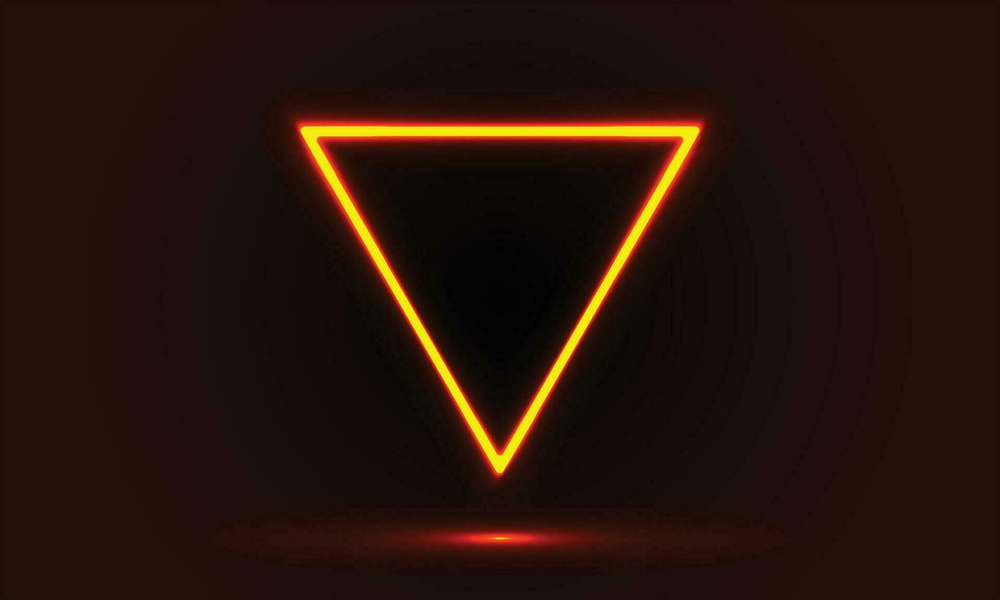
#> input picture Day_21/input_images/img1.png, 1000 x 600 px, shrunk from 1633 x 980 before the run
$ python -i source_code.py   (imports and definitions only)
#> lines starting #> are read from the running program, lines starting #| are printed output that depends on the picture; after the words box and inside, x2 and y2 are one past the last pixel; in counts of white or black regions, pixels touching at a corner belong together
#> further down, picture is the input picture: shape (600, 1000, 3); mean B, G, R 9.6, 17.9, 38.7
import cv2
import numpy as np


def load_image(path):
    return cv2.imread(path)


def to_grayscale(img):
    return cv2.cvtColor(img, cv2.COLOR_BGR2GRAY)
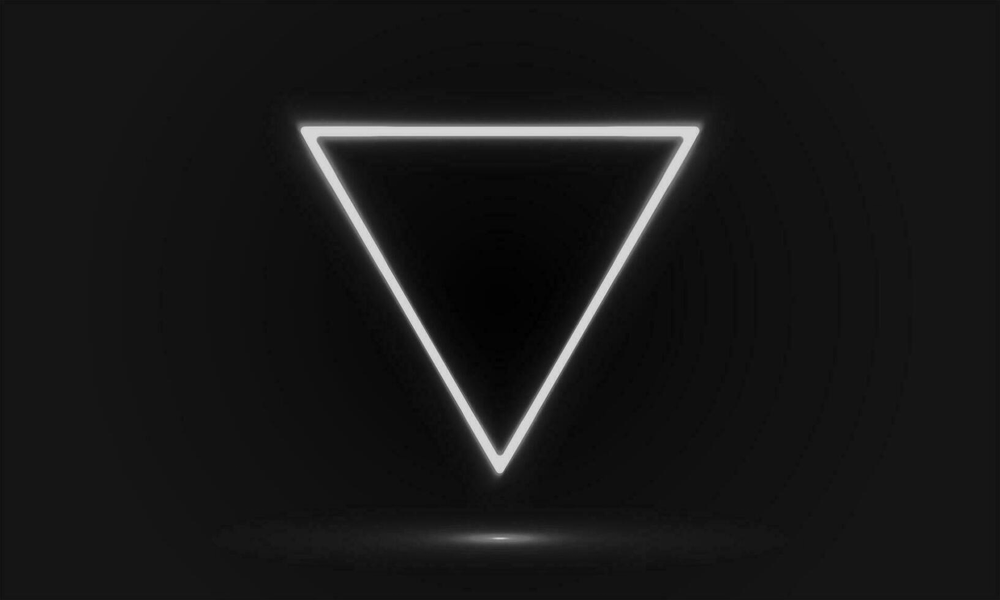
#> returned value: shape (600, 1000); min 0, max 223, mean 23.2


def gaussian_blur(img, ksize=(5, 5), sigma=0):
    return cv2.GaussianBlur(img, ksize, sigma)


def canny_edges(img, threshold1=100, threshold2=200):
    gray = to_grayscale(img)
    blur = gaussian_blur(gray)
    return cv2.Canny(blur, threshold1, threshold2)


def rotate_image(img, angle=45, scale=1.0):
    height, width = img.shape[:2]
    center = (width // 2, height // 2)
    M = cv2.getRotationMatrix2D(center, angle, scale)
    return cv2.warpAffine(img, M, (width, height))


def enhance_image(img, alpha=1.5, beta=20):
    return cv2.convertScaleAbs(img, alpha=alpha, beta=beta)


def binary_threshold(img, thresh=127, maxval=255):
    gray = to_grayscale(img)
    _, thresholded = cv2.threshold(gray, thresh, maxval, cv2.THRESH_BINARY)
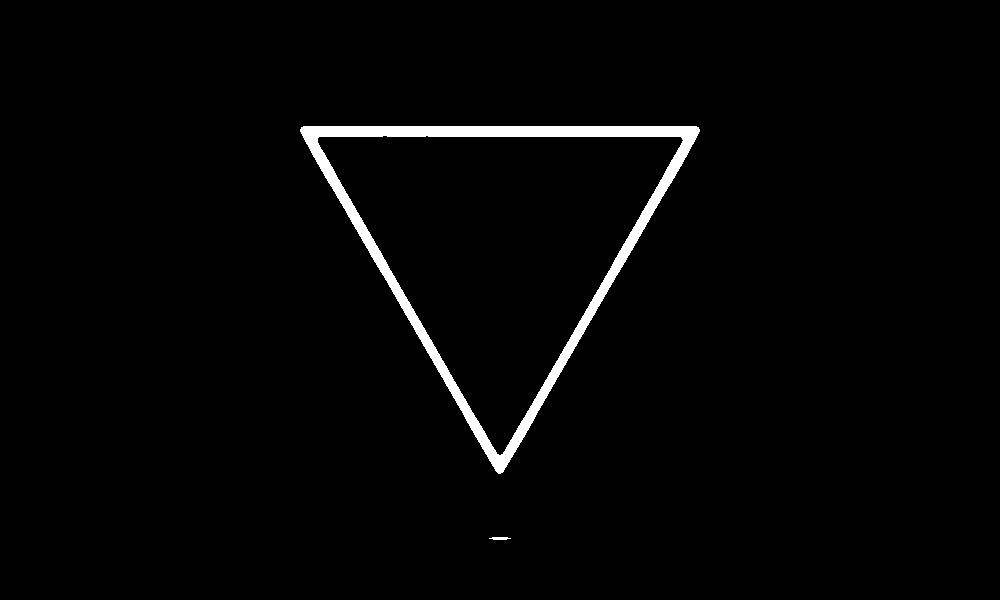
#> thresholded: shape (600, 1000); 2% white; 2 white regions
    return thresholded


def detect_shapes(img, thresh=127, maxval=255, epsilon_factor=0.04):
    thresholded = binary_threshold(img, thresh, maxval)
    contours, hierarchy = cv2.findContours(
        thresholded,
        cv2.RETR_EXTERNAL,
        cv2.CHAIN_APPROX_SIMPLE
    )
#> contours = 2 contours; box (x1, y1, x2, y2) and area: (300, 126, 700, 474) 71193, (489, 537, 511, 540) 30

    shapes = []
    for contour in contours:
        perimeter = cv2.arcLength(contour, True)
        approx = cv2.approxPolyDP(contour, epsilon_factor * perimeter, True)
        vertices = len(approx)

        if vertices == 3:
            shape = "Triangle"
        elif vertices == 4:
            shape = "Rectangle/Square"
        elif vertices > 4:
            shape = "Circle"
        else:
            shape = "Unknown"

        shapes.append((shape, contour, approx))
#> this loop made 2 passes
#> (perimeter, approx, vertices, shape) on passes 1 to 2: (43.66, [[489, 538], [510, 538]], 2, 'Unknown'), (1257.7, [[301, 127], [502, 472], [698, 127]], 3, 'Triangle')
#> after the loop, shapes = 2 items

    return shapes, contours, hierarchy


def sharpen_image(img, kernel=None):
    if kernel is None:
        kernel = np.array([
            [0, -1, 0],
            [-1, 5, -1],
            [0, -1, 0]
        ])
    return cv2.filter2D(img, -1, kernel)


def flip_image(img, flip_code=1):
    return cv2.flip(img, flip_code)

>>> import cv2
>>> picture = cv2.imread('input_images/img1.png')
>>> result = detect_shapes(picture)
#> result has the same summary as contours in detect_shapes

$ run again, on Day_21/input_images/img2.png
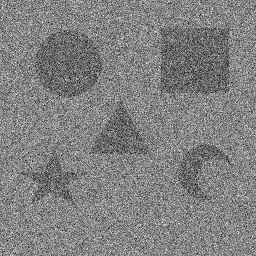
#> input picture Day_21/input_images/img2.png, 256 x 256 px
#> picture is the input picture: shape (256, 256, 3); min 0, max 255, mean 129
#> in binary_threshold, `_, thresholded = cv2.threshold(gray, thresh, maxval, cv2.THRESH_BINARY)`:
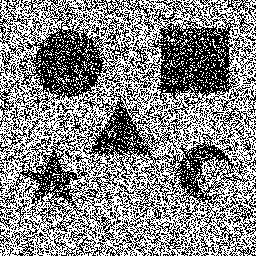
#> thresholded: shape (256, 256); 52.7% white; black in thin lines or dots
#> contours = 18 contours, 17 with area under 20; largest, box (x1, y1, x2, y2) and area: (0, 0, 256, 256) 63404
#> the loop in detect_shapes, `for contour in contours:` made 18 passes
#> (perimeter, approx, vertices, shape) on passes 1, 2, 3, 4, 5, 6, 8, 9: (0, [[166, 255]], 1, 'Unknown'), (0, [[164, 255]], 1, 'Unknown'), (2, [[154, 255], [155, 255]], 2, 'Unknown'), (2, [[111, 254], [111, 255]], 2, 'Unknown'), (2, [[0, 212], [0, 213]], 2, 'Unknown'), (2, [[0, 169], [0, 170]], 2, 'Unknown'), (0, [[0, 143]], 1, 'Unknown'), (2, [[0, 122], [0, 123]], 2, 'Unknown')
#> after the loop in detect_shapes, `for contour in contours:`: shapes = 18 items
#> result has the same summary as contours in detect_shapes
